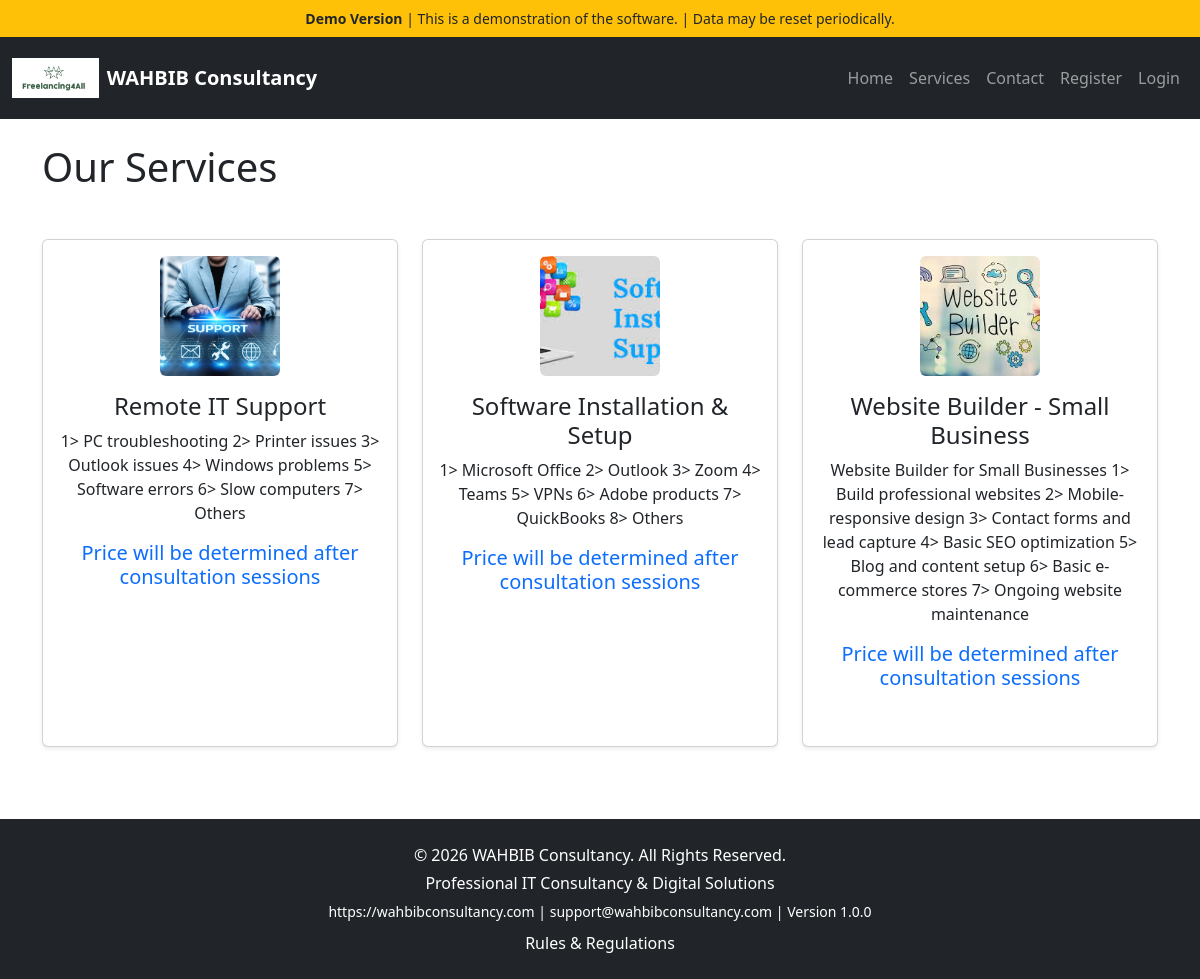
The app's page /public/index.php?page=services with its own data.
### tables this page shows
CREATE TABLE `services` (
  `id` int(11) NOT NULL AUTO_INCREMENT,
  `title` varchar(255) NOT NULL,
  `description` text NOT NULL,
  `created_at` timestamp NOT NULL DEFAULT current_timestamp(),
  `price` decimal(10,2) NOT NULL DEFAULT 0.00,
  `image` varchar(255) DEFAULT NULL,
  PRIMARY KEY (`id`)
);

### public/index.php (called while the page is built, shortened)
<?php
require_once HELPER_PATH . '/demo_helper.php';
require_once ROOT_PATH . '/routes.php';

### app/helpers/demo_helper.php (called while the page is built, shortened)
<?php
function appMode()
{
    return defined('APP_MODE') ? APP_MODE : 'production';
}
function isDemo()
{
    return appMode() === 'demo';
}

### app/views/public/services.php (the view)
<?php
require CONFIG_PATH . '/database.php';
require dirname(__DIR__) . '/layouts/header-public.php';
$stmt = $pdo->query("
    SELECT * FROM services
    ORDER BY created_at DESC
");
$services = $stmt->fetchAll();
?>
<h1 class="mb-5">
    Our Services
</h1>
<div class="row">
    <?php foreach ($services as $service): ?>
        <div class="col-md-4">
            <div class="card shadow-sm mb-4 h-100">
                <div class="card-body text-center">
                    <?php if (!empty($service['image'])): ?>
                        <img
                            src="../public/uploads/<?= htmlspecialchars($service['image']) ?>"
                            alt="<?= htmlspecialchars($service['title']) ?>"
                            class="img-fluid rounded mb-3"
                            style="
                                width:120px;
                                height:120px;
                                object-fit:cover;
                            ">
                    <?php endif; ?>
                    <h4 class="card-title">
                        <?= htmlspecialchars($service['title']) ?>
                    </h4>
                    <p class="card-text">
                        <?= htmlspecialchars($service['description']) ?>
                    </p>
                    <h5 class="mt-3 text-primary">
                        <p>Price will be determined after consultation sessions</p>
                    </h5>
                </div>
            </div>
        </div>
    <?php endforeach; ?>
</div>
<?php require dirname(__DIR__) . '/layouts/footer.php'; ?>

### routes.php (shortened to what this page needs)
<?php
require_once CONFIG_PATH . '/database.php';
$page = $_GET['page'] ?? 'home';
switch ($page) {
    case 'services':
        require VIEW_PATH . '/public/services.php';
        break;
}
?>

### app/views/layouts/header-public.php (shortened to what this page needs)
<!DOCTYPE html>
<html lang="en">
<head>
    <link
        href="https://cdn.jsdelivr.net/npm/bootstrap@5.3.0/dist/css/bootstrap.min.css"
        rel="stylesheet">
</head>
<body>
<?php require __DIR__ . '/partials/demo-banner.php'; ?>
<?php require __DIR__ . '/partials/navbar-public.php'; ?>
<div class="container py-4">

### app/views/layouts/partials/demo-banner.php
<?php if (isDemo()): ?>
<div class="bg-warning text-dark text-center py-2 small">
    <strong>Demo Version</strong>
    | This is a demonstration of the software.
    | Data may be reset periodically.
</div>
<?php endif; ?>

### app/views/layouts/partials/navbar-public.php (shortened to what this page needs)
<nav class="navbar navbar-expand-lg navbar-dark bg-dark py-3">
    <div class="container-fluid">
        <a
            class="navbar-brand d-flex align-items-center fw-bold"
            href="?page=home"
            title="<?= COMPANY_TAGLINE ?>">
            <img
                src="/uploads/assets/logo.png"
                alt="<?= COMPANY_NAME ?>"
                height="40"
                class="me-2">
            <span><?= COMPANY_NAME ?></span>
        </a>
        <div
            class="collapse navbar-collapse"
            id="navbarNav">
            <ul class="navbar-nav ms-auto align-items-lg-center">
                <li class="nav-item">
                    <a class="nav-link" href="?page=home">
                        Home
                    </a>
                </li>
                <li class="nav-item">
                    <a class="nav-link" href="?page=services">
                        Services
                    </a>
                </li>
                <li class="nav-item">
                    <a class="nav-link" href="?page=contact">
                        Contact
                    </a>
                </li>
                <li class="nav-item">
                    <a class="nav-link" href="?page=customer-register">
                        Register
                    </a>
                </li>
                <li class="nav-item">
                    <a class="nav-link" href="?page=public-login">
                        Login
                    </a>
                </li>
            </ul>
        </div>
    </div>
</nav>

### app/views/layouts/footer.php (shortened to what this page needs)
</div>
<footer class="bg-dark text-white text-center py-4 mt-5">
    <div class="container">
        <p class="mb-1">
            <?= PRODUCT_COPYRIGHT ?>
        </p>
        <p class="mb-1">
            <?= COMPANY_TAGLINE ?>
        </p>
        <small>
            <a
                href="<?= COMPANY_WEBSITE ?>"
                target="_blank"
                class="text-white text-decoration-none">
                <?= COMPANY_WEBSITE ?>
            </a>
            |
            <a
                href="mailto:<?= COMPANY_EMAIL ?>"
                class="text-white text-decoration-none">
                <?= COMPANY_EMAIL ?>
            </a>
            |
            Version <?= PRODUCT_VERSION ?>
        </small>
        <div class="mt-2">
            <a
                href="?page=rules"
                target="_blank"
                class="text-white text-decoration-none">
                Rules &amp; Regulations
            </a>
        </div>
    </div>
</footer>
</body>
</html>

### records on screen
services: image (picture), title "Remote IT Support", description "1> PC troubleshooting 2> Printer issues 3> Outlook issues 4> Windows problems 5> Software errors 6> Slow computers 7> Others"
services: image (picture), title "Software Installation & Setup", description "1> Microsoft Office 2> Outlook 3> Zoom 4> Teams 5> VPNs 6> Adobe products 7> QuickBooks 8> Others"
services: image (picture), title "Website Builder - Small Business", description "Website Builder for Small Businesses 1> Build professional websites 2> Mobile-responsive design 3> Contact forms and lead capture 4> Basic SEO optimization 5> Blog and content setup 6> Basic e-commerce stores 7> Ongoing website maintenance"

### other values on screen
COMPANY_NAME "WAHBIB Consultancy"
PRODUCT_COPYRIGHT "© 2026 WAHBIB Consultancy. All Rights Reserved."
COMPANY_TAGLINE "Professional IT Consultancy & Digital Solutions"
COMPANY_WEBSITE "https://wahbibconsultancy.com"
COMPANY_EMAIL "support@wahbibconsultancy.com"
PRODUCT_VERSION "1.0.0"
